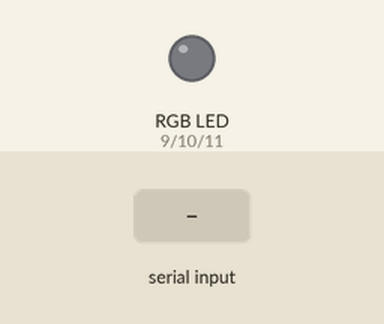
Simulated run of this sketch. Board: Arduino Uno, built with avr-gcc and run on an emulated ATmega328P. Shown: an RGB LED mixed from three pins (HIGH = lit). The inputs (shaded band) are chosen by the test bench.

Above: at 1.2 s.
1.3 s: "1\n" received over Serial
At 1.6 s:
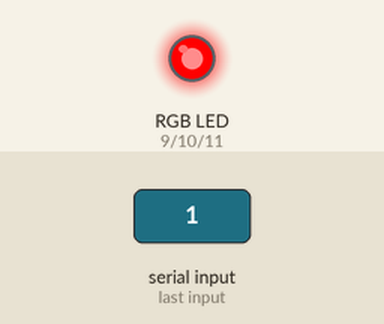
Timing chart, 0 to 4.3 s (numbered marks = the images above; inputs shaded):
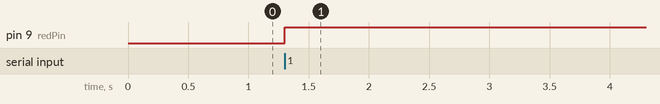

Measured:
- after the input at 1.3 s, pin 9 (redPin): LOW → HIGH at once

The sketch:

test_stc.ino
```cpp
// Pin definitions for RGB LED
const int redPin = 9;
const int greenPin = 10;
const int bluePin = 11;

void setup() {
  Serial.begin(115200); // Set baud rate to match Python script
  pinMode(redPin, OUTPUT);
  pinMode(greenPin, OUTPUT);
  pinMode(bluePin, OUTPUT);
  setColor(0, 0, 0);
}

void loop() {
  if (Serial.available() > 0) {
    String receivedData = Serial.readStringUntil('\n'); // Read input from serial, this is sent from
    // the python script
    double receivedFrequency = receivedData.toDouble();

    // Process received frequency and set LED color
    processFrequency(receivedFrequency);
  }
}

// Function to set RGB LED color
void setColor(int red, int green, int blue) {
  analogWrite(redPin, red);
  analogWrite(greenPin, green);
  analogWrite(bluePin, blue);
}

// Function to process frequency and set LED color
void processFrequency(double frequency) {
  if (frequency < 50) {
    setColor(255, 0, 0); // Red
  } else if (frequency < 100) {
    setColor(255, 128, 0); // Orange
  } else if (frequency < 150) {
    setColor(255, 255, 0); // Yellow
  } else if (frequency < 200) {
    setColor(0, 255, 0); // Green
  } else if (frequency < 300) {
    setColor(0, 255, 255); // Cyan
  } else if (frequency < 400) {
    setColor(0, 0, 255); // Blue
  } else if (frequency < 500) {
    setColor(128, 0, 255); // Violet
  } else {
    setColor(255, 0, 255); // Magenta
  }
}
```

mic_test.C
```cpp
// Microphone Test Script
// This script reads analog input from a microphone connected to the Arduino
// and prints the values to the serial monitor.

const int microphonePin = A0;  // Pin where the microphone is connected

void setup() {
  Serial.begin(9600);          // Start serial communication at 9600 baud
  pinMode(microphonePin, INPUT); // Set the microphone pin as an input
}

void loop() {
  int microphoneValue = analogRead(microphonePin); // Read value from the microphone
  Serial.println(microphoneValue);                 // Print the value to the serial monitor
  delay(100);                                      // Wait a bit before the next reading
}
```
